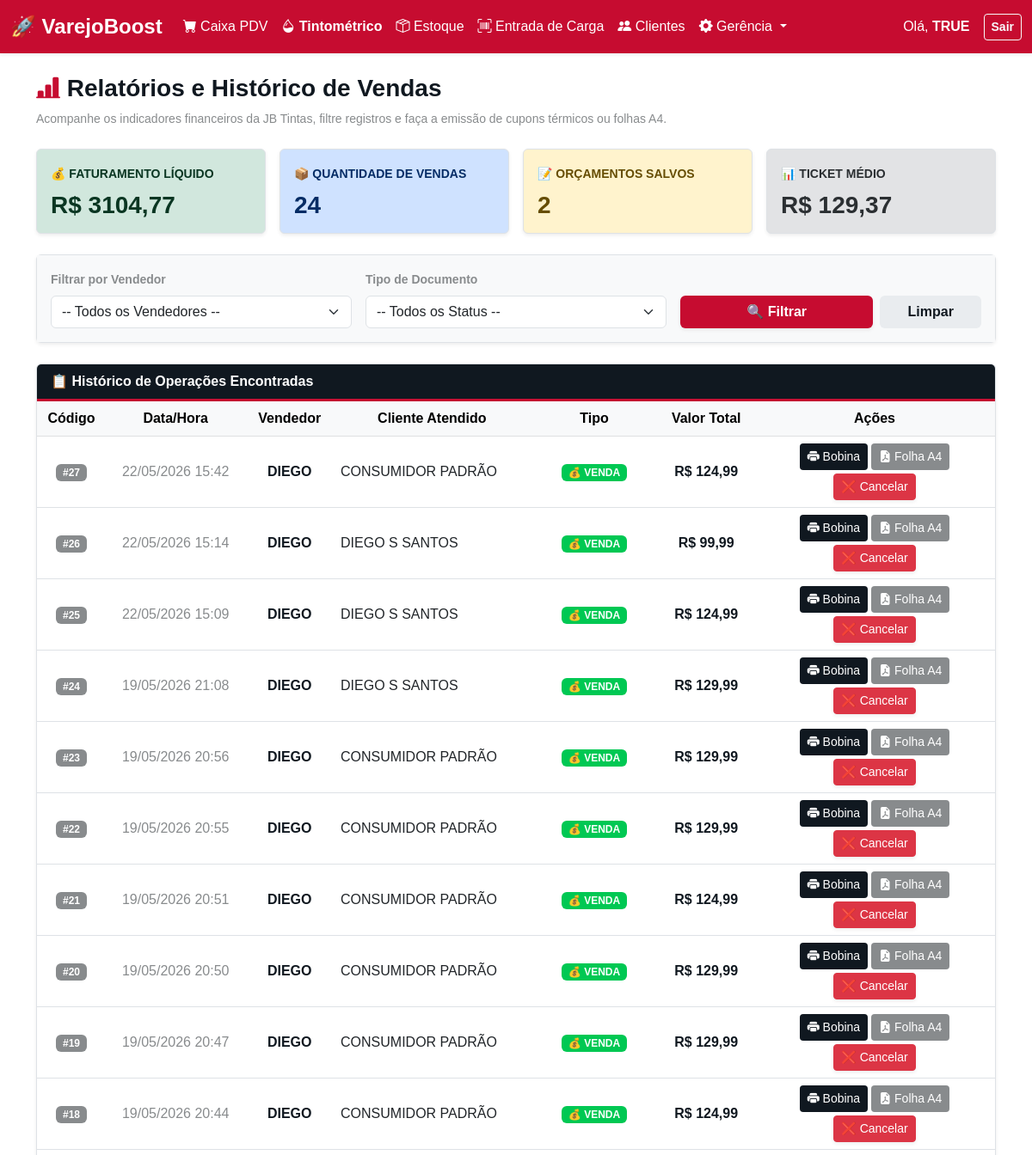
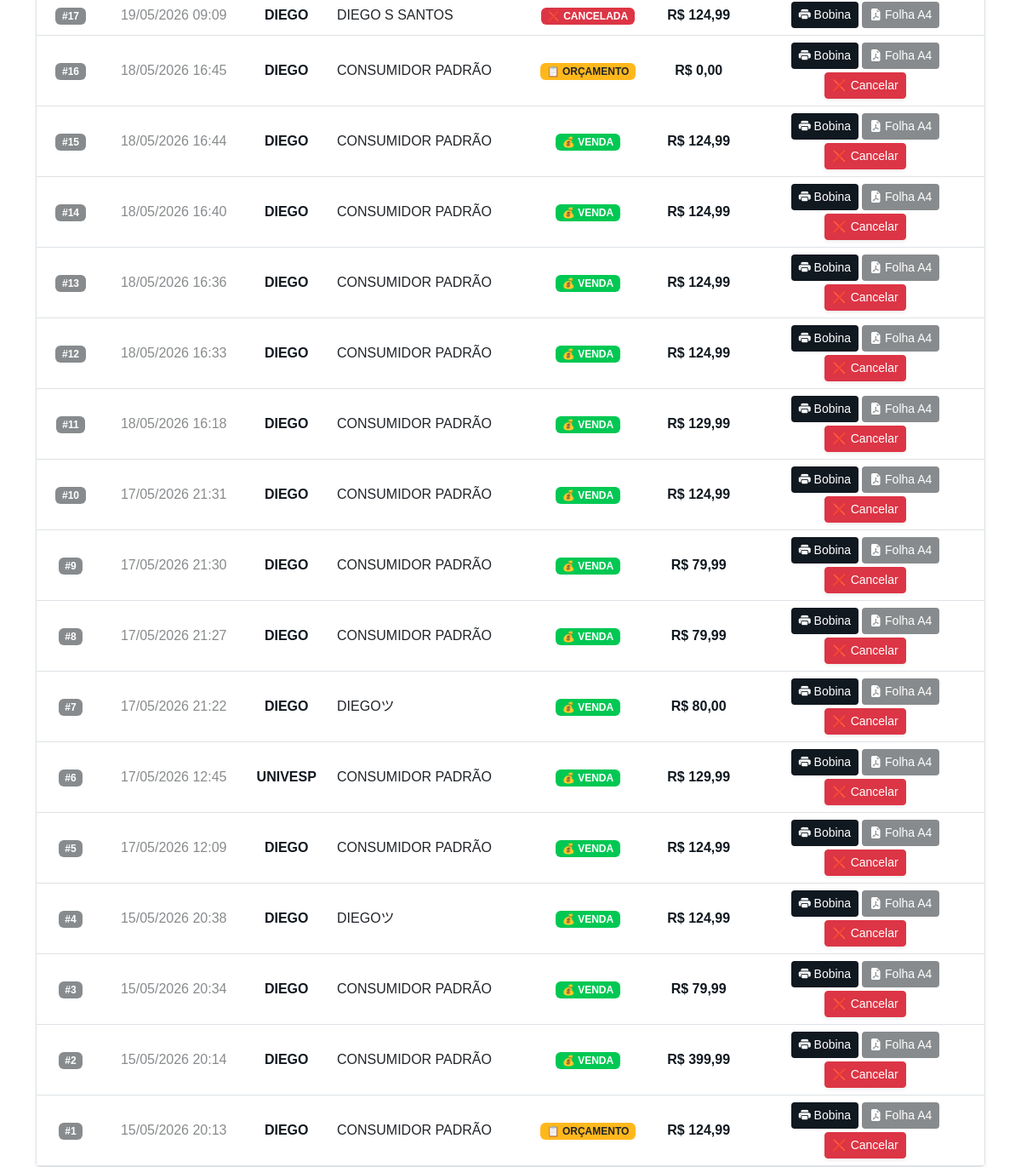
The page /gerencia/relatorios/ (signed in) on the database its author committed (2 pictures, top to bottom).
### inventario/models.py (models this page shows, shortened)
class Vendas(models.Model):
    STATUS_CHOICES = [
        ('VENDA', 'Venda Finalizada'),
        ('ORCAMENTO', 'Orçamento'),
    ]
    data_venda = models.DateTimeField(default=timezone.now)
    valor_total = models.DecimalField(max_digits=10, decimal_places=2, default=0.00)
    valor_desconto = models.DecimalField(max_digits=10, decimal_places=2, default=0.00)
    vendedor = models.CharField(max_length=100, blank=True, null=True)
    cliente = models.CharField(max_length=255, blank=True, null=True)
    indicante = models.CharField(max_length=255, blank=True, null=True)
    cupom_texto = models.TextField(blank=True, null=True)
    status = models.CharField(max_length=20, choices=STATUS_CHOICES, default='VENDA')

### inventario/views/relatorios.py (the view)
# urls.py: path('gerencia/relatorios/', relatorios.tela_relatorios, name='tela_relatorios'),
def tela_relatorios(request):
    if 'usuario_logado' not in request.session:
        return redirect('login')
    vendas = Vendas.objects.all().order_by('-id')
    vendedores = Usuarios.objects.all()
    filtro_vendedor = request.GET.get('vendedor', '')
    filtro_status = request.GET.get('status', '')
    if filtro_vendedor:
        vendas = vendas.filter(vendedor__icontains=filtro_vendedor)
    if filtro_status:
        vendas = vendas.filter(status=filtro_status)
    vendas_ativas = vendas.filter(status='VENDA')
    qtd_vendas = vendas_ativas.count()
    faturamento_liquido = vendas_ativas.aggregate(total=Sum('valor_total'))['total'] or 0.0
    qtd_orcamentos = vendas.filter(status='ORCAMENTO').count()
    if qtd_vendas > 0:
        ticket_medio = float(faturamento_liquido) / float(qtd_vendas)
    else:
        ticket_medio = 0.0
    context = {
        'vendas': vendas,
        'faturamento_liquido': faturamento_liquido,
        'qtd_vendas': qtd_vendas,
        'qtd_orcamentos': qtd_orcamentos,
        'ticket_medio': ticket_medio,
        'vendedores': vendedores,
        'filtros': {
            'vendedor': filtro_vendedor,
            'status': filtro_status
        }
    }
    return render(request, 'inventario/relatorios.html', context)

### inventario/templates/inventario/relatorios.html (shortened to what this page needs)
{% extends 'inventario/base.html' %}
{% block content %}
<div class="mb-4">
    <h3 class="fw-bold" style="color: #101820;"><i class="bi bi-bar-chart-line-fill" style="color: #C60C30;"></i> Relatórios e Histórico de Vendas</h3>
    <p class="small" style="color: #888B8D;">Acompanhe os indicadores financeiros da JB Tintas, filtre registros e faça a emissão de cupons térmicos ou folhas A4.</p>
</div>
<div class="row g-3 mb-4">
    <div class="col-md-3">
        <div class="card shadow-sm border-0 h-100" style="background-color: #d1e7dd;"> <div class="card-body">
                <span class="small fw-bold text-success-emphasis">💰 FATURAMENTO LÍQUIDO</span>
                <h3 class="fw-bold mt-2 mb-0 text-success-emphasis">R$ {{ faturamento_liquido|default:"0"|floatformat:2 }}</h3>
            </div>
        </div>
    </div>
    <div class="col-md-3">
        <div class="card shadow-sm border-0 h-100" style="background-color: #cfe2ff;"> <div class="card-body">
                <span class="small fw-bold text-primary-emphasis">📦 QUANTIDADE DE VENDAS</span>
                <h3 class="fw-bold mt-2 mb-0 text-primary-emphasis">{{ qtd_vendas|default:"0" }}</h3>
            </div>
        </div>
    </div>
    <div class="col-md-3">
        <div class="card shadow-sm border-0 h-100" style="background-color: #fff3cd;"> <div class="card-body">
                <span class="small fw-bold text-warning-emphasis">📝 ORÇAMENTOS SALVOS</span>
                <h3 class="fw-bold mt-2 mb-0 text-warning-emphasis">{{ qtd_orcamentos|default:"0" }}</h3>
            </div>
        </div>
    </div>
    <div class="col-md-3">
        <div class="card shadow-sm border-0 h-100" style="background-color: #e2e3e5;"> <div class="card-body">
                <span class="small fw-bold text-secondary-emphasis">📊 TICKET MÉDIO</span>
                <h3 class="fw-bold mt-2 mb-0 text-secondary-emphasis">R$ {{ ticket_medio|default:"0"|floatformat:2 }}</h3>
            </div>
        </div>
    </div>
</div>
<div class="card shadow-sm border-0 mb-4">
    <div class="card-body bg-light">
        <form method="GET" action="." class="row g-3 align-items-end">
            <div class="col-md-4">
                <label class="form-label small fw-bold" style="color: #888B8D;">Filtrar por Vendedor</label>
                <select name="vendedor" class="form-select">
                    <option value="">-- Todos os Vendedores --</option>
                </select>
            </div>
            <div class="col-md-4">
                <label class="form-label small fw-bold" style="color: #888B8D;">Tipo de Documento</label>
                <select name="status" class="form-select">
                    <option value="">-- Todos os Status --</option>
                </select>
            </div>
            <div class="col-md-4 d-flex gap-2">
                <button type="submit" class="btn text-white w-100 fw-bold shadow-sm" style="background-color: #C60C30; border: none;">
                    🔍 Filtrar
                </button>
                <a href="{% url 'tela_relatorios' %}" class="btn fw-bold w-50" style="background-color: #e9ecef; color: #101820;">
                    Limpar
                </a>
            </div>
        </form>
    </div>
</div>
<div class="card shadow-sm border-0">
    <div class="card-header text-white fw-bold" style="background-color: #101820; border-bottom: 3px solid #C60C30;">📋 Histórico de Operações Encontradas</div>
    <div class="card-body p-0">
        <div class="table-responsive">
            <table class="table table-hover align-middle text-center mb-0">
                <thead class="table-light">
                    <tr>
                        <th width="80">Código</th>
                        <th>Data/Hora</th>
                        <th>Vendedor</th>
                        <th>Cliente Atendido</th>
                        <th>Tipo</th>
                        <th>Valor Total</th>
                        <th class="text-center" width="280">Ações</th>
                    </tr>
                </thead>
                <tbody>
                    {% for v in vendas %}
                    <tr>
                        <td><span class="badge" style="background-color: #888B8D;">#{{ v.id }}</span></td>
                        <td style="color: #888B8D;">{{ v.data_venda|date:"d/m/Y H:i" }}</td>
                        <td style="color: #101820;"><strong>{{ v.vendedor|upper }}</strong></td>
                        <td class="text-start">{{ v.cliente|default:"Consumidor Padrão"|upper }}</td>
                        <td>
                            {% if v.status == 'VENDA' %}
                                <span class="badge px-2 py-1" style="background-color: #00C853; color: white;">💰 VENDA</span>
                            {% elif v.status == 'CANCELADA' %}
                                <span class="badge px-2 py-1 bg-danger text-white">❌ CANCELADA</span>
                            {% else %}
                                <span class="badge px-2 py-1 text-dark" style="background-color: #FFB81C;">📋 ORÇAMENTO</span>
                            {% endif %}
                        </td>
                        <td class="fw-bold" style="color: #101820;">R$ {{ v.valor_total|floatformat:2 }}</td>
                        <td class="text-center align-middle">
                            <div class="d-flex justify-content-center flex-wrap gap-1">
                                <a href="{% url 'imprimir_cupom' v.id %}" target="_blank" class="btn btn-sm text-white px-2" style="background-color: #101820;" title="Imprimir Bobina">
                                    <i class="bi bi-printer-fill"></i> Bobina
                                </a>
                                <a href="{% url 'imprimir_cupom_a4' v.id %}" target="_blank" class="btn btn-sm text-white px-2" style="background-color: #888B8D;" title="Imprimir Folha A4">
                                    <i class="bi bi-file-earmark-pdf-fill"></i> Folha A4
                                </a>
                                {% if v.status == 'CANCELADA' %}
                                    {% else %}
                                    <button class="btn btn-sm btn-danger px-2 shadow-sm" onclick="abrirModalCancelar('{{ v.id }}')" title="Cancelar Documento">
                                        ❌ Cancelar
                                    </button>
                                {% endif %}
                            </div>
                        </td>
                    </tr>
                    {% endfor %}
                </tbody>
            </table>
        </div>
    </div>
</div>
{% endblock %}

### inventario/templates/inventario/base.html (style rules this page uses)
body { background-color: #FFFFFF; color: #101820; font-family: sans-serif; }
.card { border: 1px solid #dee2e6 !important; }
.table { color: #101820 !important; }

### rows shown on the page
Vendas: id "27", data_venda "22/05/2026 15:42", vendedor "DIEGO", cliente "CONSUMIDOR PADRÃO", status "💰 VENDA", valor_total "124,99"
Vendas: id "26", data_venda "22/05/2026 15:14", vendedor "DIEGO", cliente "DIEGO S SANTOS", status "💰 VENDA", valor_total "99,99"
Vendas: id "25", data_venda "22/05/2026 15:09", vendedor "DIEGO", cliente "DIEGO S SANTOS", status "💰 VENDA", valor_total "124,99"
Vendas: id "24", data_venda "19/05/2026 21:08", vendedor "DIEGO", cliente "DIEGO S SANTOS", status "💰 VENDA", valor_total "129,99"
Vendas: id "23", data_venda "19/05/2026 20:56", vendedor "DIEGO", cliente "CONSUMIDOR PADRÃO", status "💰 VENDA", valor_total "129,99"
Vendas: id "22", data_venda "19/05/2026 20:55", vendedor "DIEGO", cliente "CONSUMIDOR PADRÃO", status "💰 VENDA", valor_total "129,99"
Vendas: id "21", data_venda "19/05/2026 20:51", vendedor "DIEGO", cliente "CONSUMIDOR PADRÃO", status "💰 VENDA", valor_total "124,99"
Vendas: id "20", data_venda "19/05/2026 20:50", vendedor "DIEGO", cliente "CONSUMIDOR PADRÃO", status "💰 VENDA", valor_total "129,99"
Vendas: id "19", data_venda "19/05/2026 20:47", vendedor "DIEGO", cliente "CONSUMIDOR PADRÃO", status "💰 VENDA", valor_total "129,99"
Vendas: id "18", data_venda "19/05/2026 20:44", vendedor "DIEGO", cliente "CONSUMIDOR PADRÃO", status "💰 VENDA", valor_total "124,99"
Vendas: id "17", data_venda "19/05/2026 09:09", vendedor "DIEGO", cliente "DIEGO S SANTOS", status "❌ CANCELADA", valor_total "124,99"
Vendas: id "16", data_venda "18/05/2026 16:45", vendedor "DIEGO", cliente "CONSUMIDOR PADRÃO", status "📋 ORÇAMENTO", valor_total "0,00"
Vendas: id "15", data_venda "18/05/2026 16:44", vendedor "DIEGO", cliente "CONSUMIDOR PADRÃO", status "💰 VENDA", valor_total "124,99"
Vendas: id "14", data_venda "18/05/2026 16:40", vendedor "DIEGO", cliente "CONSUMIDOR PADRÃO", status "💰 VENDA", valor_total "124,99"
Vendas: id "13", data_venda "18/05/2026 16:36", vendedor "DIEGO", cliente "CONSUMIDOR PADRÃO", status "💰 VENDA", valor_total "124,99"
Vendas: id "12", data_venda "18/05/2026 16:33", vendedor "DIEGO", cliente "CONSUMIDOR PADRÃO", status "💰 VENDA", valor_total "124,99"
Vendas: id "11", data_venda "18/05/2026 16:18", vendedor "DIEGO", cliente "CONSUMIDOR PADRÃO", status "💰 VENDA", valor_total "129,99"
Vendas: id "10", data_venda "17/05/2026 21:31", vendedor "DIEGO", cliente "CONSUMIDOR PADRÃO", status "💰 VENDA", valor_total "124,99"
Vendas: id "9", data_venda "17/05/2026 21:30", vendedor "DIEGO", cliente "CONSUMIDOR PADRÃO", status "💰 VENDA", valor_total "79,99"
Vendas: id "8", data_venda "17/05/2026 21:27", vendedor "DIEGO", cliente "CONSUMIDOR PADRÃO", status "💰 VENDA", valor_total "79,99"
Vendas: id "7", data_venda "17/05/2026 21:22", vendedor "DIEGO", cliente "DIEGOツ", status "💰 VENDA", valor_total "80,00"
Vendas: id "6", data_venda "17/05/2026 12:45", vendedor "UNIVESP", cliente "CONSUMIDOR PADRÃO", status "💰 VENDA", valor_total "129,99"
Vendas: id "5", data_venda "17/05/2026 12:09", vendedor "DIEGO", cliente "CONSUMIDOR PADRÃO", status "💰 VENDA", valor_total "124,99"
Vendas: id "4", data_venda "15/05/2026 20:38", vendedor "DIEGO", cliente "DIEGOツ", status "💰 VENDA", valor_total "124,99"
Vendas: id "3", data_venda "15/05/2026 20:34", vendedor "DIEGO", cliente "CONSUMIDOR PADRÃO", status "💰 VENDA", valor_total "79,99"
Vendas: id "2", data_venda "15/05/2026 20:14", vendedor "DIEGO", cliente "CONSUMIDOR PADRÃO", status "💰 VENDA", valor_total "399,99"
Vendas: id "1", data_venda "15/05/2026 20:13", vendedor "DIEGO", cliente "CONSUMIDOR PADRÃO", status "📋 ORÇAMENTO", valor_total "124,99"

### other values the page prints
{{ request.session.usuario_logado|upper }} "TRUE"
{{ faturamento_liquido|default:"0"|floatformat:2 }} "3104,77"
{{ qtd_vendas|default:"0" }} "24"
{{ qtd_orcamentos|default:"0" }} "2"
{{ ticket_medio|default:"0"|floatformat:2 }} "129,37"
